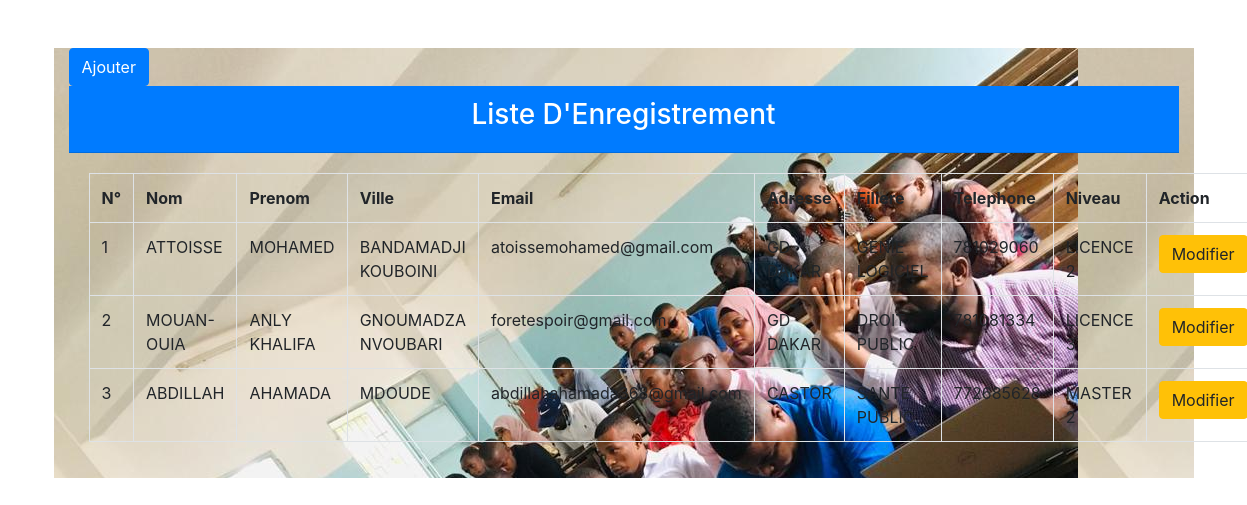
Page /models/liste.php on the committed database.
### tables this page shows
CREATE TABLE `etudiant` (
  `id` int(11) NOT NULL,
  `nomEt` varchar(50) NOT NULL,
  `prenomEt` varchar(25) NOT NULL,
  `villeEt` varchar(100) NOT NULL,
  `emailEt` varchar(40) NOT NULL,
  `adresseEt` varchar(30) NOT NULL,
  `filEt` varchar(30) NOT NULL,
  `telEt` varchar(15) NOT NULL,
  `idNivF` int(11) NOT NULL
);

CREATE TABLE `niveau` (
  `idNiv` int(11) NOT NULL,
  `nomNiv` varchar(50) NOT NULL
);

### models/fonction.php (called while the page is built, shortened)
<?php
require_once "bd.php";
function obtenirEtudiant()
{
    $req = "SELECT * FROM etudiant, niveau where idNivF =  idNiv";
    global $bd;
    return $bd -> query($req) -> fetchAll();
}
?>

### models/liste.php (the view, shortened to what this page needs)
<?php
include_once "../header.php";
require_once "fonction.php";
$tableEt = obtenirEtudiant();
?>
<div class="container  mt-5">
<a href="http://localhost/CERBS/" class="btn btn-primary  ">Ajouter</a>
<div class="card-header bg-primary">
    <h3 class="text-center  text-white">Liste D'Enregistrement</h3>
</div>
<div class="card-body ">
<table class="table table-bordered">
<tr>
    <th>N°</th>
    <th>Nom</th>
    <th>Prenom</th>
    <th>Ville</th>
    <th>Email</th>
    <th> Adresse</th>
    <th>Filiere</th>
    <th>Telephone</th>
    <th>Niveau</th>
    <th>Action</th>
</tr>
    <?php foreach($tableEt as $key) { ?>
        <tr>
            <td> <?= $key['id'] ?> </td>
            <td> <?= $key['nomEt'] ?></td>
            <td> <?= $key['prenomEt'] ?> </td>
            <td> <?= $key['villeEt'] ?> </td>
            <td> <?= $key['emailEt'] ?> </td>
            <td> <?= $key ['adresseEt'] ?> </td>
            <td> <?= $key ['filEt']?> </td>
            <td> <?= $key['telEt'] ?> </td>
            <td> <?= $key['nomNiv'] ?> </td>
           <td><a href="http://localhost/CERBS/models/modifier.php?idEt=<?= $key['id'] ?>" class="btn btn-warning">Modifier</a> </td>
        </tr>
            <?php  } ?>
            </div>
            </div>

### header.php (shortened to what this page needs)
<!DOCTYPE html>
<html lang="en">
<head>
    <link rel="stylesheet" href="http://localhost/CERBS/public/css/bootstrap.min.css">
</head>
<body>
</body>
</html>

### header.php (style rules this page uses)
.container { background-image: url('photo.jpg'); }

### rows in the picture
etudiant: id "1", nomEt "ATTOISSE", prenomEt "MOHAMED", villeEt "BANDAMADJI KOUBOINI", emailEt "atoissemohamed@gmail.com", adresseEt "GD DAKAR", filEt "GENIE LOGICIEL", telEt "781029060", idNivF.nomNiv "LICENCE 2"
etudiant: id "2", nomEt "MOUAN-OUIA", prenomEt "ANLY KHALIFA", villeEt "GNOUMADZA NVOUBARI", emailEt "foretespoir@gmail.com", adresseEt "GD DAKAR", filEt "DROIT PUBLIC", telEt "781081334", idNivF.nomNiv "LICENCE 3"
etudiant: id "3", nomEt "ABDILLAH", prenomEt "AHAMADA", villeEt "MDOUDE", emailEt "abdillahahamada368@gmail.com", adresseEt "CASTOR", filEt "SANTE PUBLIC", telEt "772685628", idNivF.nomNiv "MASTER 2"
